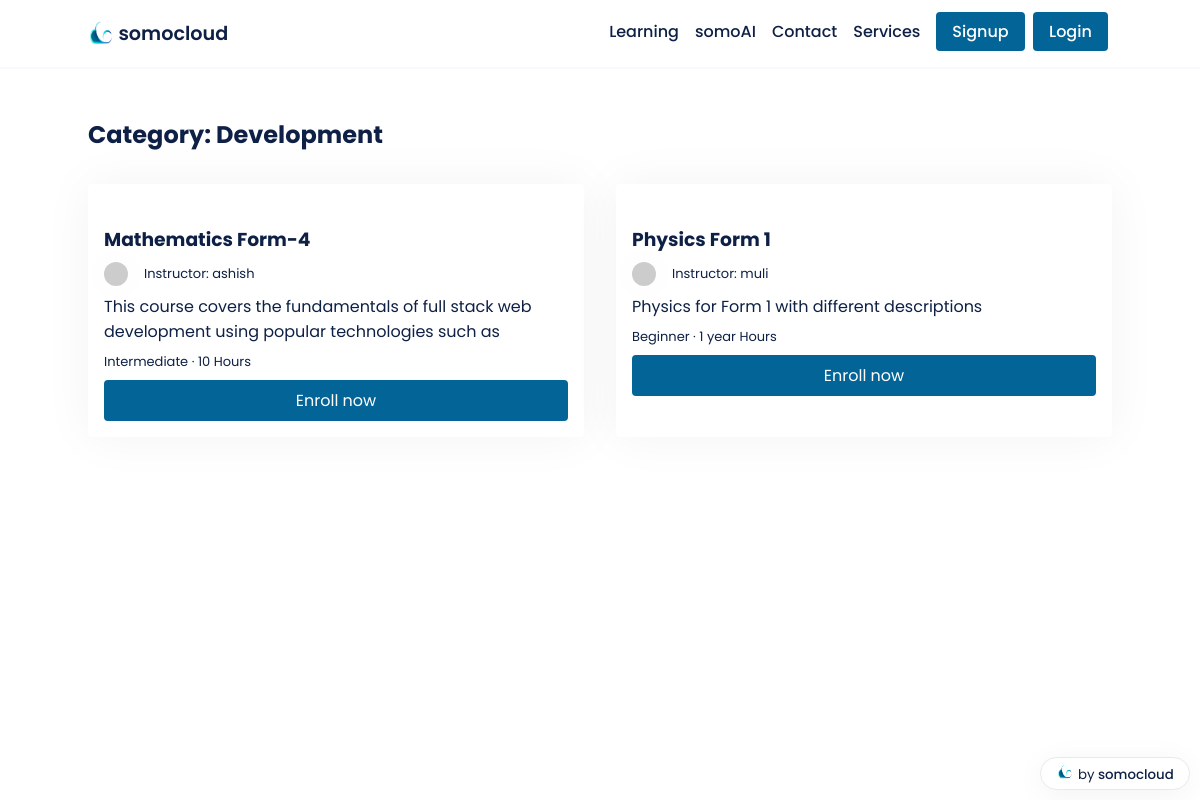
The page /courses/Development/ on the database its author committed.
### main/models.py (models this page shows, shortened)
class Course(models.Model):
    LEVEL_CHOICES = [
        ('Beginner', 'Beginner'),
        ('Intermediate', 'Intermediate'),
        ('Advanced', 'Advanced')
    ]
    id = models.AutoField(primary_key=True)
    title = models.CharField(max_length=255)
    slug = models.SlugField(unique=True)
    description = models.TextField()
    course_document = models.FileField(upload_to='course_documents/', blank=True, null=True)
    thumbnail = CloudinaryField('thumbnail', blank=True, null=True)
    featured_video = CloudinaryField('featured_video', blank=True, null=True)
    instructor = models.ForeignKey(User, on_delete=models.CASCADE, related_name='courses', default=None)
    created_at = models.DateTimeField(auto_now_add=True)
    updated_at = models.DateTimeField(auto_now=True)
    level = models.CharField(max_length=20, choices=LEVEL_CHOICES, default='Beginner')
    duration = models.CharField(max_length=10, default='0')
    category = models.CharField(max_length=255, default="uncategorized")
    price = models.DecimalField(max_digits=8, decimal_places=2, default=0.00)
    discount = models.DecimalField(max_digits=5, decimal_places=2, default=0.00)
    requirements = models.TextField(help_text='Enter the requirements for the course, separated by a comma.',
                                    default='')
    content = models.TextField(help_text='Enter the course content, separated by a comma.', default='')
    lesson_title = models.CharField(max_length=255, default='Lesson')
    lesson_video = CloudinaryField('lesson_video', null=True)
    students = models.ManyToManyField(User, related_name='enrolled_courses', blank=True)

### main/views.py (the view)
# urls.py: path('courses/<str:category>/', views.category, name='category'),
def category(request, category):
    courses = Course.objects.filter(category__iexact=category)
    context = {
        'category': category,
        'courses': courses
    }
    return render(request, 'category.html', context)

### templates/category.html (shortened to what this page needs)
{% extends 'base.html' %}
{% block content %}
<section>
  <div class="container">
    <h1 style='font-size: 1.5rem;'>Category: {{ category }}</h1>
      {% if courses %}
      <div class="courses">
        {% for course in courses %}
<div class="course">
<div class="course-thumbnail">
</div>
<div class="course-details">
    <a href="{% url 'course_details' instructor=course.instructor slug=course.slug %}"><h3>{{ course.title|slice:":80" }}</h3></a>
    <p style="display: inline-flex; column-gap: 1rem; justify-content: center; align-items: center;" class="instructor">
        <img class="instructor-img" src="https://api.dicebear.com/5.x/shapes/svg?seed={{ course.instructor }}">
        Instructor: {{ course.instructor }}
    </p>
    <p class="course-desc">{{ course.description|slice:":100" }}</p>
    <p class="course-lvl-time">
        {{ course.level }} &middot; {{ course.duration }} Hours
    </p>
    <a href="{% url 'course_details' instructor=course.instructor slug=course.slug %}" class="btn enroll-btn">Enroll now</a>
</div>
</div>
{% endfor %}
      {% else %}
        <div class="col-md-12">
          <p style='margin: 2rem 0;'>No courses found in this category.</p>
        </div>
      {% endif %}
    </div>
  </div>
</section>
{% endblock %}

### static/css/style.css (style rules this page uses)
* { font-family: 'Poppins'; margin: 0; padding: 0; box-sizing: border-box; scroll-behavior: smooth; scroll-padding-top: 2rem; }
body { color: #0e2045; background: #fff; display: flex; flex-direction: column; min-height: 100vh; }
img { width: 100%; }
section { padding: 3rem 0 2rem; }
a { text-decoration: none; color: #0e2045; }
.btn { background-color: #036498; border-radius: 4px; padding: .5rem 1rem; border: none; color: #fff; transition: transform .2s ease-in-out; }
.container { max-width: 1024px; margin: auto; width: 100%; }
.courses { display: grid; grid-template-columns: repeat(auto-fit, minmax(calc(33.33% - 2rem), 1fr)); grid-gap: 2rem; padding: 2rem 0; }
.course { background-color: #fff; color: #0e2045; box-shadow: 0 0 50px rgba(0, 0, 0, 0.05); border-radius: 4px; position: relative; }
.course img { max-width: 100%; padding: 0; border-top-right-radius: 4px; border-top-left-radius: 4px; }
.course-details { padding: 1rem; }
.course-details .instructor-img { height: 1.5rem; width: 1.5rem; border-radius: 50%; box-shadow: 0 0 50px rgba(0, 0, 0, 0.05); }
.course-details .instructor, .course-details .course-lvl-time { margin: .5rem 0; font-size: small; }
.course-details .enroll-btn { display: block; width: 100%; text-align: center; }

### rows shown on the page
Course: title "Mathematics Form-4", instructor "ashish", description "This course covers the fundamentals of full stack web development using popular technologies such as", level "Intermediate", duration "10"
Course: title "Physics Form 1", instructor "muli", description "Physics for Form 1 with different descriptions", level "Beginner", duration "1 year"

### other values the page prints
{{ category }} "Development"
